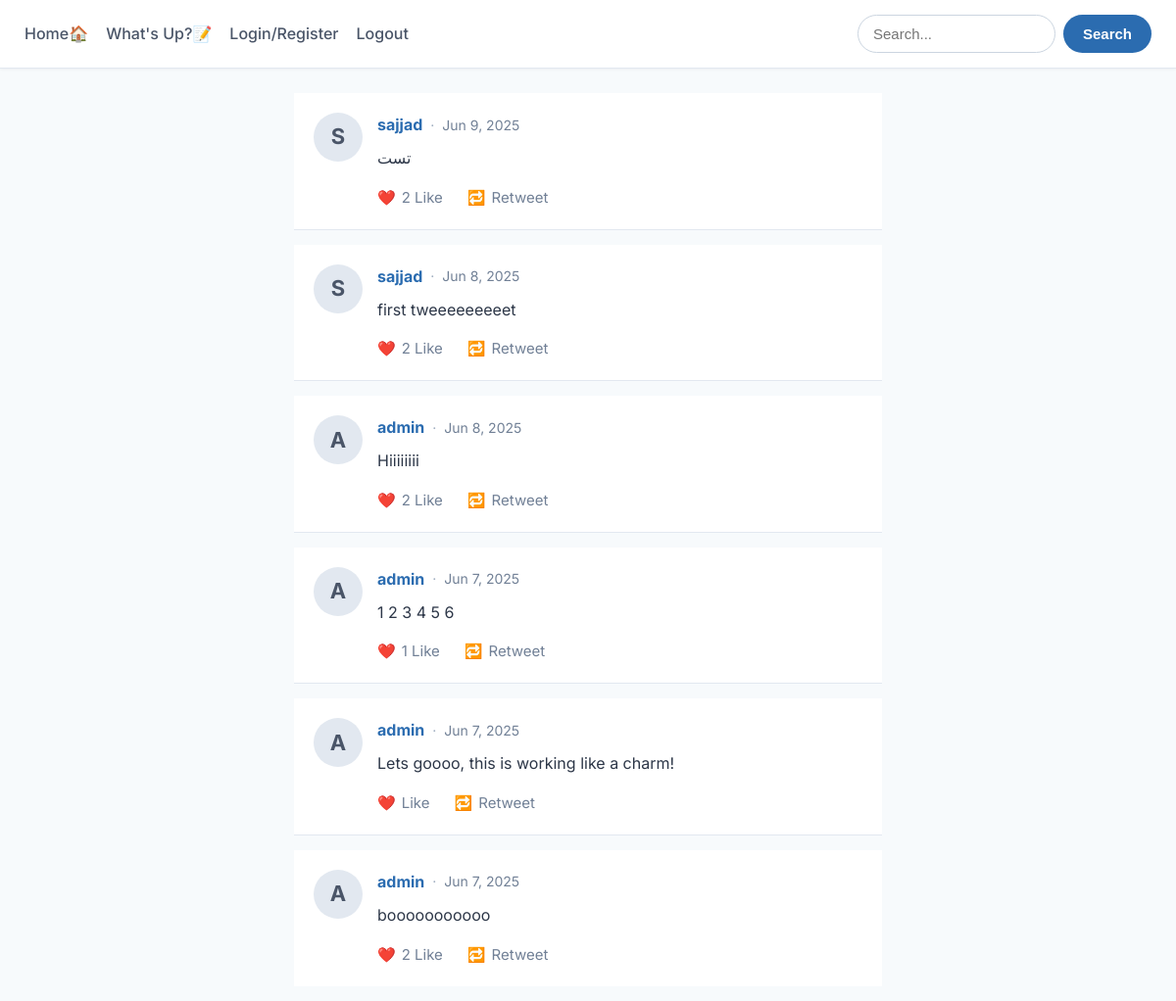
The app's page /, older data.
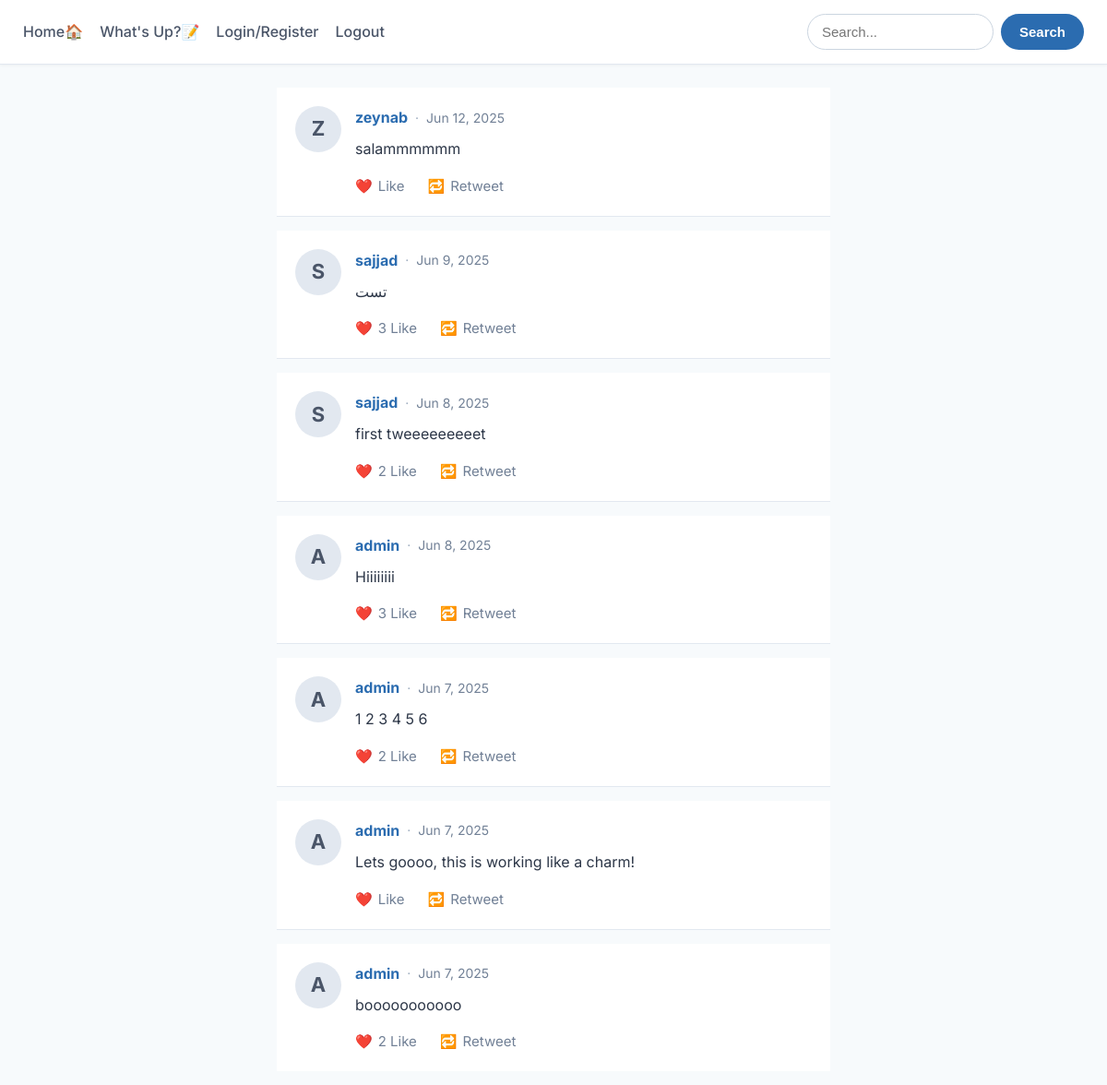
The same page, newer data.
### twitterApp/models.py (models this page shows)
class Post(models.Model):
    user = models.ForeignKey(settings.AUTH_USER_MODEL, on_delete=models.CASCADE, related_name='posts')
    content = models.TextField(max_length=280)
    created_at = models.DateTimeField(auto_now_add=True)
    @property
    def like_count(self):
        return self.likes.count()
    @property
    def retweet_count(self):
        return self.retweets.count()

class Profile(AbstractUser):
    bio = models.TextField(blank=True)
    website = models.URLField(max_length=200)
    profile_picture = models.ImageField(upload_to='profile_pics/', blank=True)

### twitterApp/views.py (the view)
# urls.py: 2. Add a URL to urlpatterns:  path('', views.home, name='home')
def home(request):
    tweets = Post.objects.all().order_by('-created_at')
    return render(request, 'index.html', {'tweets': tweets})

### templates/index.html
{% extends "base.html" %}
{% block main %}
    <div class="content-wrapper">
        {% for tweet in tweets %}
            <div class="tweet-card">
                <div class="tweet-avatar-wrapper" style="margin-right: 15px;">
                    {% if tweet.user.profile_picture %}
                        <img src="{{ tweet.user.profile_picture.url }}" alt="{{ tweet.user.username }}'s profile picture" class="tweet-avatar">
                    {% else %}
                        <div class="tweet-avatar-fallback">
                            {{ tweet.user.username.0|upper }}
                        </div>
                    {% endif %}
                </div>
                <div class="tweet-content-area">
                    <p class="tweet-header">
                        <strong class="tweet-username-link"><a href="{% url 'user_profile' username=tweet.user.username %}">{{ tweet.user.username }}</a></strong>
                        <span class="tweet-meta-separator">·</span>
                        <small class="tweet-timestamp">{{ tweet.created_at|date:"M j, Y" }}</small>
                    </p>
                    <p class="tweet-text">{{ tweet.content }}</p>
                    <div class="tweet-actions">
                        {% if tweet.like_count > 0 %}
                        <a href="{% url 'like' tweet.id %}" class="tweet-action-link">❤️ <span>{{ tweet.like_count }} Like </span></a>
                        {% else %}
                        <a href="{% url 'like' tweet.id %}" class="tweet-action-link">❤️ <span>Like </span></a>
                        {% endif %}
                        {% if tweet.retweet_count > 0 %}
                        <a href="{% url 'retweet' tweet.id %}" class="tweet-action-link">🔁 <span> {{ tweet.retweet_count }} Retweet</span></a>
                        {% else %}
                        <a href="{% url 'retweet' tweet.id %}" class="tweet-action-link">🔁 <span>Retweet</span></a>
                        {% endif %}
                    </div>
                </div>
            </div>
        {% empty %}
            <p class="empty-message">No tweets to display yet.</p>
        {% endfor %}
    </div>
{% endblock %}

Row changes from the older to the newer data that the page shows:
added Post: user.username.0 "Z", user.username "zeynab", created_at "Jun 12, 2025", content "salammmmmm", shows "Like", shows "Retweet"
computed for Post "تست": like_count "2" → "3"
computed for Post "Hiiiiiiii": like_count "2" → "3"
computed for Post (number 5 of 7 on the later page): like_count "1" → "2"
